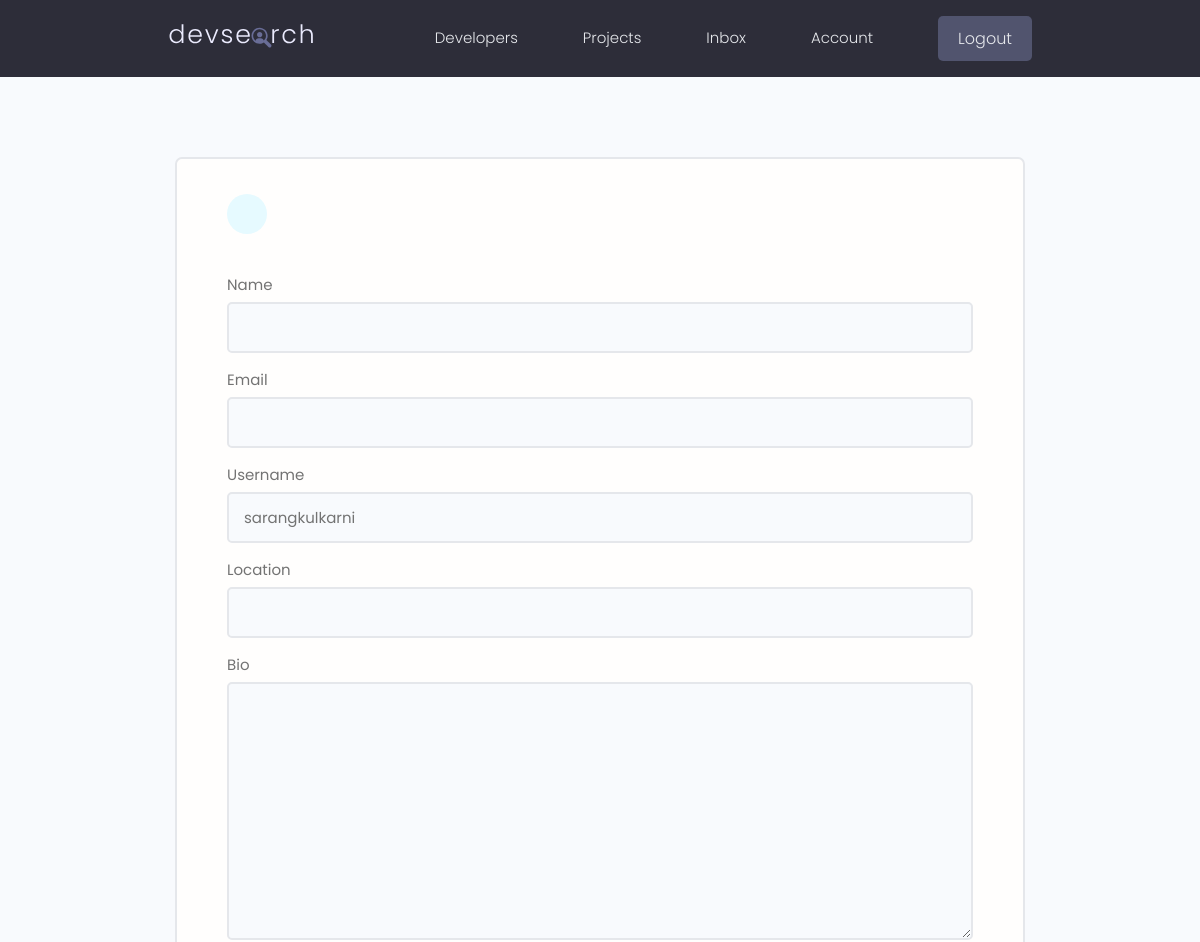
Page /edit-account/ (signed in, upper part) on the earlier database version.
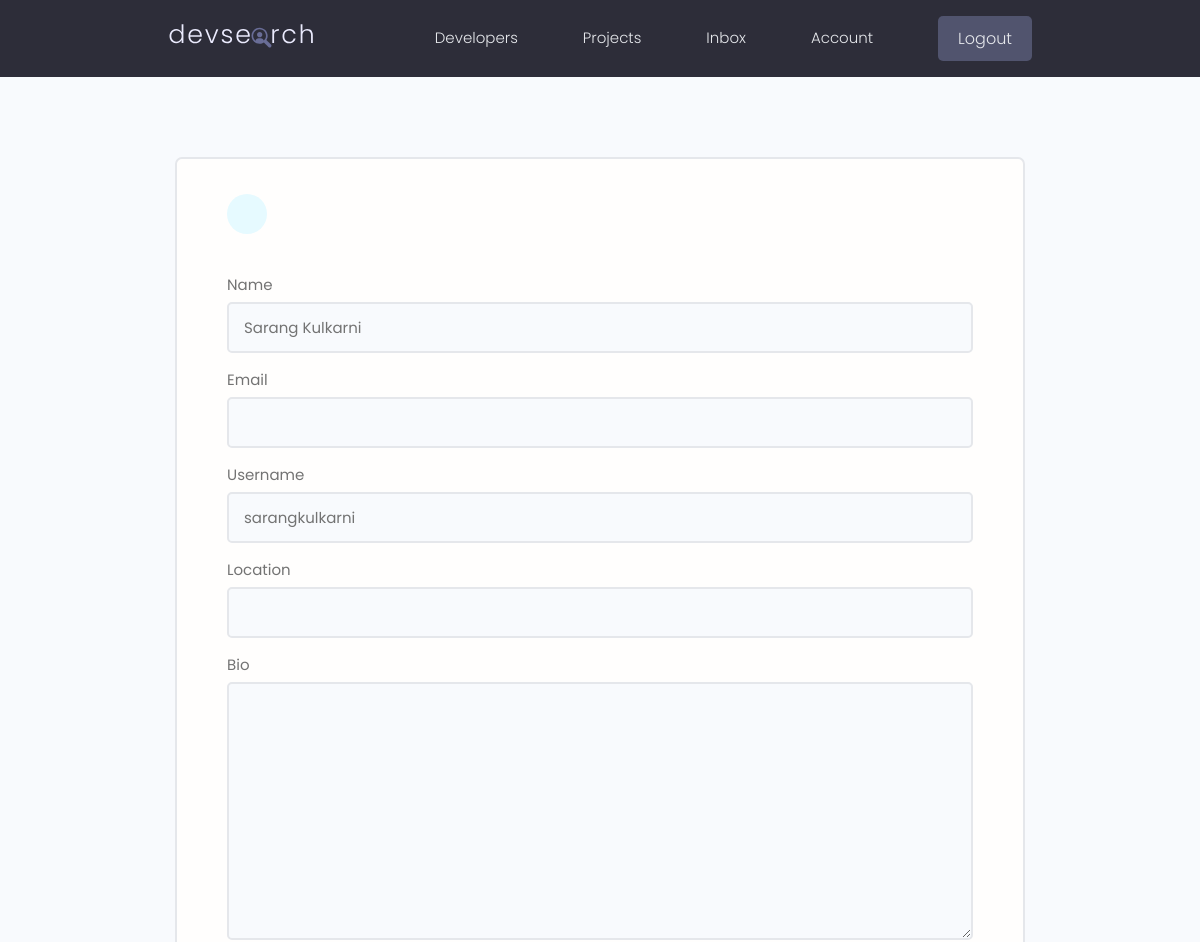
Same page on the later database version.
### users/models.py (models this page shows, shortened)
class Profile(models.Model):
    user = models.OneToOneField(
        User, on_delete=models.CASCADE, null=True, blank=True)
    name = models.CharField(max_length=200, blank=True, null=True)
    email = models.EmailField(max_length=500, blank=True, null=True)
    username = models.CharField(max_length=200, blank=True, null=True)
    location = models.CharField(max_length=200, blank=True, null=True)
    short_intro = models.CharField(max_length=200, blank=True, null=True)
    bio = models.TextField(blank=True, null=True)
    profile_image = models.ImageField(
        null=True, blank=True, upload_to='profiles/', default="profiles/user-default.png")
    social_github = models.CharField(max_length=200, blank=True, null=True)
    social_twitter = models.CharField(max_length=200, blank=True, null=True)
    social_linkedin = models.CharField(max_length=200, blank=True, null=True)
    social_youtube = models.CharField(max_length=200, blank=True, null=True)
    social_website = models.CharField(max_length=200, blank=True, null=True)
    created = models.DateTimeField(auto_now_add=True)
    id = models.UUIDField(default=uuid.uuid4, unique=True,
                          primary_key=True, editable=False)
    class Meta:
        ordering = ['created']

### users/views.py (the view)
# urls.py: path('edit-account/', views.editAccount, name="edit-account"),
@login_required(login_url='login')
def editAccount(request):
    profile = request.user.profile
    form = ProfileForm(instance=profile)
    if request.method == 'POST':
        form = ProfileForm(request.POST, request.FILES, instance=profile)
        if form.is_valid():
            form.save()
            return redirect('account')
    context = {'form': form}
    return render(request, 'users/profile_form.html', context)

### users/forms.py
class ProfileForm(ModelForm):
    class Meta:
        model = Profile
        fields = ['name', 'email', 'username',
                  'location', 'bio', 'short_intro', 'profile_image',
                  'social_github', 'social_linkedin', 'social_twitter',
                  'social_youtube', 'social_website']
    def __init__(self, *args, **kwargs):
        super(ProfileForm, self).__init__(*args, **kwargs)
        for name, field in self.fields.items():
            field.widget.attrs.update({'class': 'input'})

### users/templates/users/profile_form.html (shortened to what this page needs)
{% extends 'main.html' %}
{% block content %}
<main class="formPage my-xl">
    <div class="content-box">
        <div class="formWrapper">
            <a class="backButton" href="{% url 'account' %}"></a>
            <br>
            <form class="form" method="POST" action="{% url 'edit-account' %}" enctype="multipart/form-data">
                {% for field in form %}
                <div class="form__field">
                    <label for="formInput#text">{{field.label}}</label>
                    {{field}}
                </div>
                {% endfor %}
            </form>
        </div>
    </div>
</main>
{% endblock content %}

Differences in the rows shown:
changed Profile "sarangkulkarni": name (not shown) → "Sarang Kulkarni"
